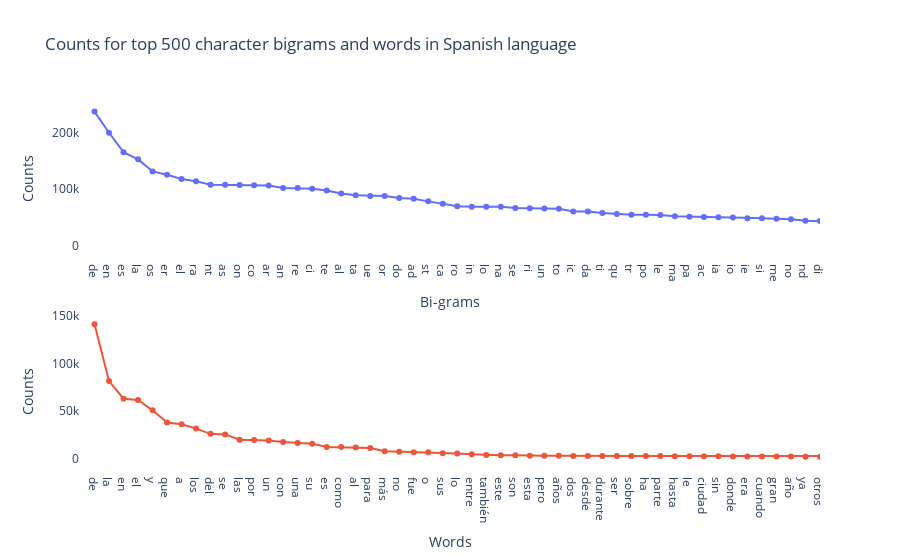

Notebook cell for this chart:
### Code cell
# Exploring frequencies of words and character level bi-grams per language
explore('es', 500)

### Figure 1 — Plotly figure (JSON) as saved in the notebook; plotly's stock layout.template omitted (floating-point values rounded to 4 significant figures; data arrays with more than 128 entries replaced by an {"elided": "..."} marker saying what was removed)
{"data": [{"mode": "lines+markers", "name": "count", "type": "scatter", "x": {"elided": "500 str values"}, "xaxis": "x", "y": {"elided": "500 int values"}, "yaxis": "y"}, {"mode": "lines+markers", "name": "count", "type": "scatter", "x": {"elided": "500 str values"}, "xaxis": "x2", "y": {"elided": "500 int values"}, "yaxis": "y2"}], "layout": {"dragmode": "pan", "hovermode": "x", "plot_bgcolor": "white", "showlegend": false, "title": {"text": "Counts for top 500 character bigrams and words in Spanish language"}, "xaxis": {"anchor": "y", "domain": [0, 1], "range": [-1, 50], "title": {"text": "Bi-grams"}}, "xaxis2": {"anchor": "y2", "domain": [0, 1], "range": [-1, 50], "title": {"text": "Words"}}, "yaxis": {"anchor": "x", "domain": [0.575, 1], "fixedrange": true, "title": {"text": "Counts"}}, "yaxis2": {"anchor": "x2", "domain": [0, 0.425], "fixedrange": true, "title": {"text": "Counts"}}}}
